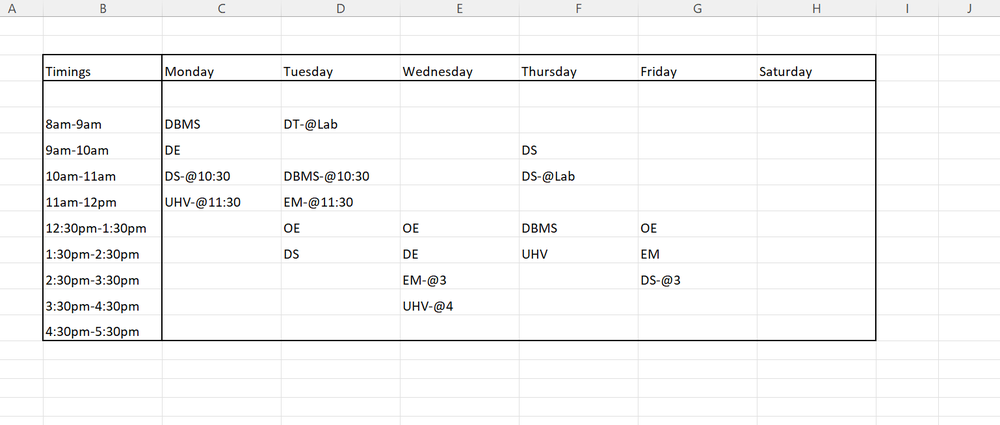
#> input picture image/C1.png, 1000 x 425 px, shrunk from 1538 x 654 before the run
$ python -i tableextractor.py   (imports and definitions only)
#> lines starting #> are read from the running program, lines starting #| are printed output that depends on the picture; after the words box and inside, x2 and y2 are one past the last pixel; in counts of white or black regions, pixels touching at a corner belong together
import cv2
import numpy as np


class TableExtractor:

    def __init__(self, image_path):
        self.image_path = image_path
        # self.image_name = image_name

    def execute(self):
        self.read_image()
        # file_name = self.image_name + ".jpg"
        # self.store_process_image("file_name", self.image)
        self.convert_image_to_grayscale()
        self.threshold_image()
        self.invert_image()
        self.dilate_image()
        self.find_contours()
        self.filter_contours_and_leave_only_rectangles()
        self.find_largest_contour_by_area()
        self.order_points_in_the_contour_with_max_area()
        self.calculate_new_width_and_height_of_image()
        self.apply_perspective_transform()
        self.add_10_percent_padding()
        return self.perspective_corrected_image_with_padding

    def read_image(self):
        self.image = cv2.imread(self.image_path)
#> self.image is the input picture: shape (425, 1000, 3); mean B, G, R 247.3, 247.3, 247.3

    def convert_image_to_grayscale(self):
        self.grayscale_image = cv2.cvtColor(self.image, cv2.COLOR_BGR2GRAY)

    def blur_image(self):
        self.blurred_image = cv2.blur(self.grayscale_image, (5, 5))

    def threshold_image(self):
        self.thresholded_image = cv2.threshold(self.grayscale_image, 0, 255, cv2.THRESH_BINARY + cv2.THRESH_OTSU)[1]
#> self.thresholded_image: shape (425, 1000); 97.4% white; black in thin lines or dots, all inside (x1, y1, x2, y2) = (8, 4, 971, 341)

    def invert_image(self):
        self.inverted_image = cv2.bitwise_not(self.thresholded_image)

    def dilate_image(self):
        self.dilated_image = cv2.dilate(self.inverted_image, None, iterations=5)
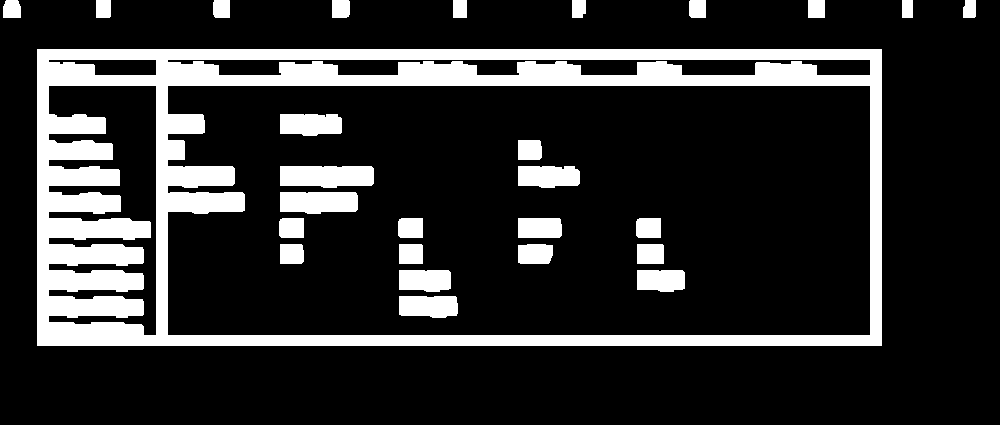
#> self.dilated_image: shape (425, 1000); 18% white; 27 white regions

    def find_contours(self):
        self.contours, self.hierarchy = cv2.findContours(self.dilated_image, cv2.RETR_TREE, cv2.CHAIN_APPROX_SIMPLE)
#> self.contours = 31 contours; largest, box (x1, y1, x2, y2) and area: (37, 49, 882, 346) 249824, (167, 85, 871, 336) 171964, (48, 85, 157, 336) 14185, (167, 59, 871, 76) 6938, (280, 166, 374, 188) 1786; self.hierarchy = 31 rows, first 6: [21, -1, 1, -1], [18, -1, 2, 0], [3, -1, -1, 1], [4, 2, -1, 1], [5, 3, -1, 1], [6, 4, -1, 1]
        self.image_with_all_contours = self.image.copy()
        cv2.drawContours(self.image_with_all_contours, self.contours, -1, (0, 255, 0), 3)
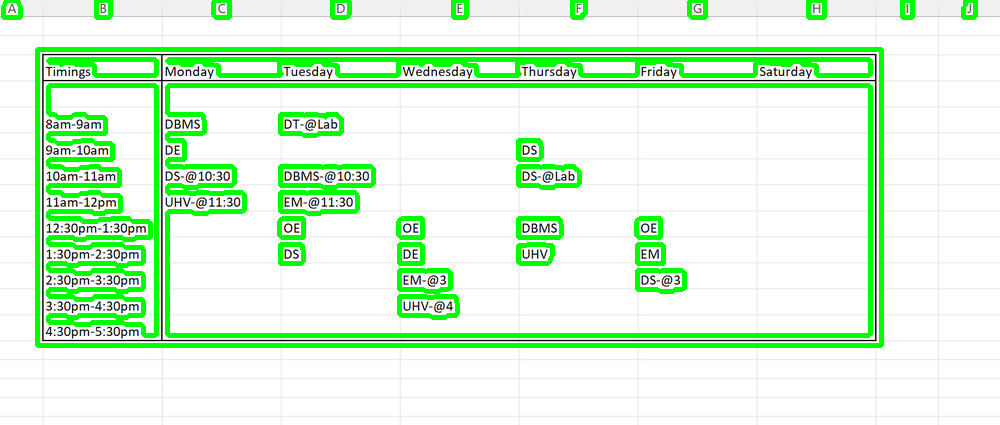
#> self.image_with_all_contours: shape (425, 1000, 3); 12.51% of pixels changed, all inside (x1, y1, x2, y2) = (1, 0, 978, 348)

    def filter_contours_and_leave_only_rectangles(self):
        self.rectangular_contours = []
        for contour in self.contours:
            peri = cv2.arcLength(contour, True)
            approx = cv2.approxPolyDP(contour, 0.02 * peri, True)
            if len(approx) == 4:
                self.rectangular_contours.append(approx)
#> this loop made 31 passes
#> peri on passes 2, 3, 4, 7, 9, 10, 12, 13: 2296.3, 154.1, 133.3, 101.9, 81.66, 83.66, 83.66, 83.66
#> after the loop, self.rectangular_contours = 14 contours; largest, box (x1, y1, x2, y2) and area: (37, 49, 882, 346) 249824, (280, 166, 374, 186) 1657, (280, 192, 358, 212) 1369, (280, 114, 342, 134) 1092, (399, 270, 451, 290) 926
        self.image_with_only_rectangular_contours = self.image.copy()
        cv2.drawContours(self.image_with_only_rectangular_contours, self.rectangular_contours, -1, (0, 255, 0), 3)
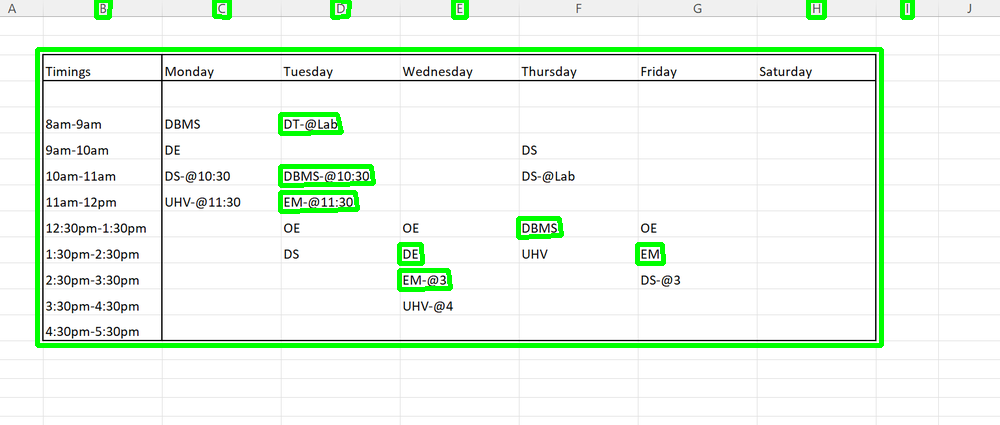
#> self.image_with_only_rectangular_contours: shape (425, 1000, 3); 4.2% of pixels changed, all inside (x1, y1, x2, y2) = (35, 0, 915, 348)

    def find_largest_contour_by_area(self):
        max_area = 0
        self.contour_with_max_area = None
        for contour in self.rectangular_contours:
            area = cv2.contourArea(contour)
            if area > max_area:
                max_area = area
                self.contour_with_max_area = contour
#> this loop made 14 passes
#> (area, max_area, self.contour_with_max_area) on pass 1: (249824, 249824, [[37, 49], [37, 345], [881, 345], [881, 49]])
#> after the loop, max_area = 249824
        self.image_with_contour_with_max_area = self.image.copy()
        cv2.drawContours(self.image_with_contour_with_max_area, [self.contour_with_max_area], -1, (0, 255, 0), 3)
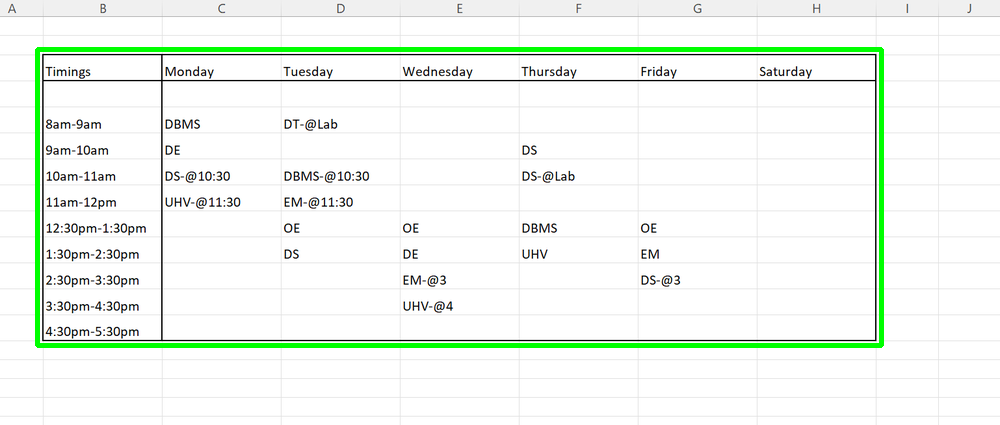
#> self.image_with_contour_with_max_area: shape (425, 1000, 3); 2.68% of pixels changed, all inside (x1, y1, x2, y2) = (35, 47, 884, 348)

    def order_points_in_the_contour_with_max_area(self):
        self.contour_with_max_area_ordered = self.order_points(self.contour_with_max_area)
#> in order_points, `pts = pts.reshape(4, 2)`: pts = [[37, 49], [37, 345], [881, 345], [881, 49]]
#> in order_points, `s = pts.sum(axis=1)`: s = [86, 382, 1226, 930]
#> in order_points, `diff = np.diff(pts, axis=1)`: diff = [12, 308, -536, -832]
#> self.contour_with_max_area_ordered = [[37, 49], [881, 49], [881, 345], [37, 345]]
        self.image_with_points_plotted = self.image.copy()
        for point in self.contour_with_max_area_ordered:
            point_coordinates = (int(point[0]), int(point[1]))
            self.image_with_points_plotted = cv2.circle(self.image_with_points_plotted, point_coordinates, 10,
                                                        (0, 0, 255), -1)
#> this loop made 4 passes
#> pass 1, in order_points_in_the_contour_with_max_area, `self.image_with_points_plotted = cv2.circle(self.image_with_points_plo..`:
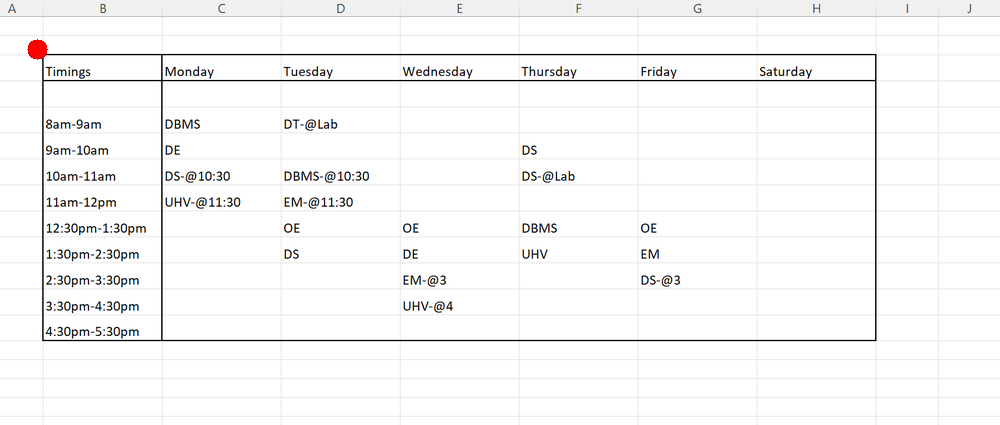
#> self.image_with_points_plotted: shape (425, 1000, 3); 0.07% of pixels changed, all inside (x1, y1, x2, y2) = (27, 39, 48, 60)
#> after the loop:
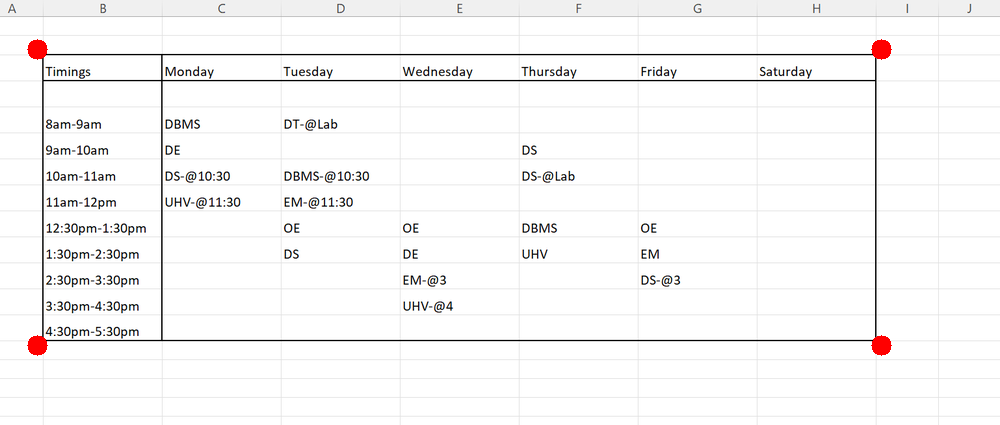
#> self.image_with_points_plotted: shape (425, 1000, 3); mean B, G, R 246.6, 246.6, 247.3

    def calculate_new_width_and_height_of_image(self):
        existing_image_width = self.image.shape[1]
        existing_image_width_reduced_by_10_percent = int(existing_image_width * 0.9)

        distance_between_top_left_and_top_right = self.calculateDistanceBetween2Points(
            self.contour_with_max_area_ordered[0], self.contour_with_max_area_ordered[1])
#> in calculateDistanceBetween2Points, `dis = ((p2[0] - p1[0]) ** 2 + (p2[1] - p1[1]) ** 2) ** 0.5`: dis = 844
#> distance_between_top_left_and_top_right = 844
        distance_between_top_left_and_bottom_left = self.calculateDistanceBetween2Points(
            self.contour_with_max_area_ordered[0], self.contour_with_max_area_ordered[3])
#> distance_between_top_left_and_bottom_left = 296

        aspect_ratio = distance_between_top_left_and_bottom_left / distance_between_top_left_and_top_right
#> aspect_ratio = 0.351

        self.new_image_width = existing_image_width_reduced_by_10_percent
        self.new_image_height = int(self.new_image_width * aspect_ratio)
#> self.new_image_height = 315

    def apply_perspective_transform(self):
        pts1 = np.float32(self.contour_with_max_area_ordered)
#> pts1 = [[37, 49], [881, 49], [881, 345], [37, 345]]
        pts2 = np.float32([[0, 0], [self.new_image_width, 0], [self.new_image_width, self.new_image_height],
                           [0, self.new_image_height]])
#> pts2 = [[0, 0], [900, 0], [900, 315], [0, 315]]
        matrix = cv2.getPerspectiveTransform(pts1, pts2)
#> matrix = [[1.07, 2.59e-17, -39.45], [8.07e-18, 1.06, -52.15], [1.6e-19, 0, 1]]
        self.perspective_corrected_image = cv2.warpPerspective(self.image, matrix,
                                                               (self.new_image_width, self.new_image_height))

    def add_10_percent_padding(self):
        image_height = self.image.shape[0]
        padding = int(image_height * 0.1)
        self.perspective_corrected_image_with_padding = cv2.copyMakeBorder(self.perspective_corrected_image, padding,
                                                                           padding, padding, padding,
                                                                           cv2.BORDER_CONSTANT, value=[255, 255, 255])
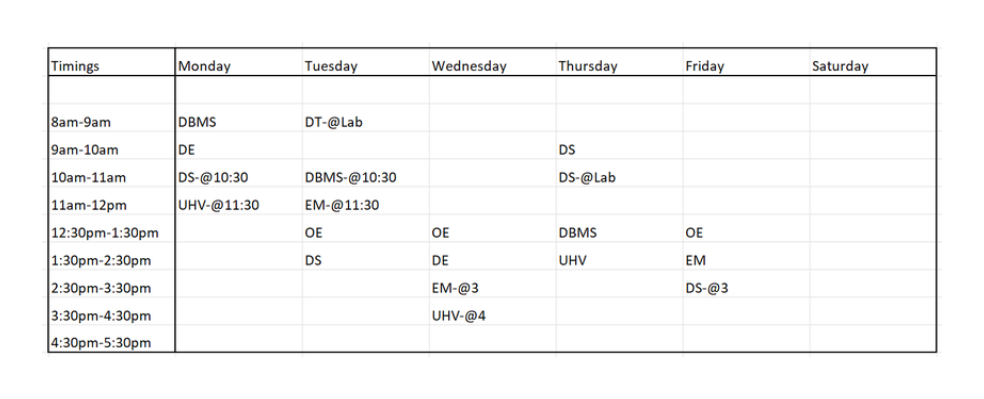
#> self.perspective_corrected_image_with_padding: shape (399, 984, 3); mean B, G, R 247.1, 247, 247.1

    def draw_contours(self):
        self.image_with_contours = self.image.copy()
        cv2.drawContours(self.image_with_contours, [self.contour_with_max_area], -1, (0, 255, 0), 1)

    def calculateDistanceBetween2Points(self, p1, p2):
        dis = ((p2[0] - p1[0]) ** 2 + (p2[1] - p1[1]) ** 2) ** 0.5
        return dis

    def order_points(self, pts):
        pts = pts.reshape(4, 2)
        rect = np.zeros((4, 2), dtype="float32")
        s = pts.sum(axis=1)
        rect[0] = pts[np.argmin(s)]
        rect[2] = pts[np.argmax(s)]
        diff = np.diff(pts, axis=1)
        rect[1] = pts[np.argmin(diff)]
        rect[3] = pts[np.argmax(diff)]
        return rect

    # def store_process_image(self, file_name, image):
    #     path = "./image/" + file_name
    #     cv2.imwrite(path, image)

>>> result = TableExtractor('image/C1.png').execute()

$ run again, on image/C2.png
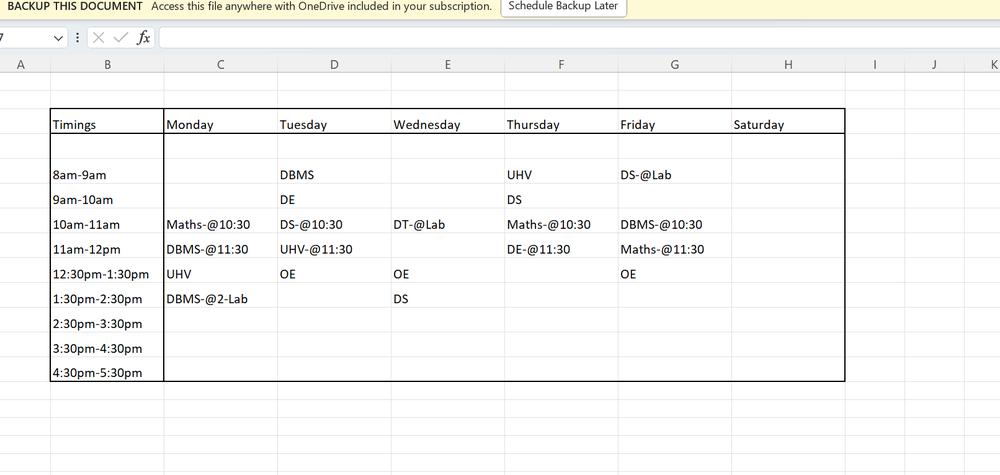
#> input picture image/C2.png, 1000 x 475 px, shrunk from 1612 x 766 before the run
#> in read_image, self.image is the input picture: shape (475, 1000, 3); mean B, G, R 245.4, 246.5, 246.5
#> self.thresholded_image: shape (475, 1000); 97.3% white; black in thin lines or dots, all inside (x1, y1, x2, y2) = (0, 1, 998, 382)
#> in dilate_image, `self.dilated_image = cv2.dilate(self.inverted_image, None, iterations=5)`:
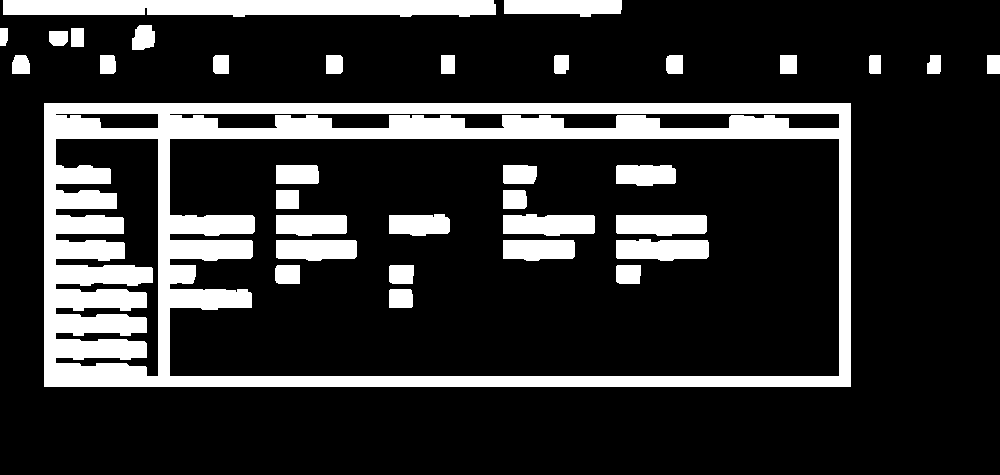
#> self.dilated_image: shape (475, 1000); 18.4% white; 34 white regions
#> self.contours = 38 contours; largest, box (x1, y1, x2, y2) and area: (44, 103, 851, 387) 228098, (169, 138, 840, 377) 154464, (55, 138, 159, 377) 12688, (3, 0, 496, 17) 6927, (169, 113, 840, 129) 6089; self.hierarchy = 38 rows, first 6: [21, -1, 1, -1], [18, -1, 2, 0], [3, -1, -1, 1], [4, 2, -1, 1], [5, 3, -1, 1], [6, 4, -1, 1]
#> self.image_with_all_contours: shape (475, 1000, 3); 12.66% of pixels changed, all inside (x1, y1, x2, y2) = (0, 0, 1000, 389)
#> the loop in filter_contours_and_leave_only_rectangles, `for contour in self.contours:` made 38 passes
#> (peri, approx) on passes 1, 3, 4, 5, 6, 7, 8: (2178, [[44, 103], [44, 386], [850, 386], [850, 103]]), (79.66, [[389, 290], [389, 307], [412, 306], [410, 289]]), (81.66, [[616, 266], [617, 282], [639, 283], [640, 265]]), (81.66, [[389, 266], [390, 282], [412, 283], [413, 265]]), (81.66, [[276, 266], [276, 282], [299, 283], [299, 265]]), (177.9, [[503, 240], [503, 258], [574, 256], [573, 240]]), (195.3, [[276, 240], [278, 258], [356, 256], [355, 240]])
#> after the loop in filter_contours_and_leave_only_rectangles, `for contour in self.contours:`: self.rectangular_contours = 21 contours; largest, box (x1, y1, x2, y2) and area: (44, 103, 851, 387) 228098, (503, 215, 595, 234) 1584, (616, 240, 709, 259) 1548, (616, 215, 707, 234) 1514, (276, 240, 357, 259) 1336
#> self.image_with_only_rectangular_contours: shape (475, 1000, 3); 4.66% of pixels changed, all inside (x1, y1, x2, y2) = (42, 26, 1000, 389)
#> the loop in find_largest_contour_by_area, `for contour in self.rectangular_contours:` made 21 passes
#> (area, max_area, self.contour_with_max_area) on pass 1: (228098, 228098, [[44, 103], [44, 386], [850, 386], [850, 103]])
#> after the loop in find_largest_contour_by_area, `for contour in self.rectangular_contours:`: max_area = 228098
#> self.image_with_contour_with_max_area: shape (475, 1000, 3); 2.29% of pixels changed, all inside (x1, y1, x2, y2) = (42, 101, 853, 389)
#> pts = [[44, 103], [44, 386], [850, 386], [850, 103]]
#> s = [147, 430, 1236, 953]
#> diff = [59, 342, -464, -747]
#> self.contour_with_max_area_ordered = [[44, 103], [850, 103], [850, 386], [44, 386]]
#> the loop in order_points_in_the_contour_with_max_area, `for point in self.contour_with_max_area_ordered:` made 4 passes
#> dis = 806
#> distance_between_top_left_and_bottom_left = 283
#> aspect_ratio = 0.351
#> self.new_image_height = 316
#> pts1 = [[44, 103], [850, 103], [850, 386], [44, 386]]
#> pts2 = [[0, 0], [900, 0], [900, 316], [0, 316]]
#> matrix = [[1.12, 1.18e-17, -49.13], [3.34e-17, 1.12, -115], [-5.58e-20, -4.74e-19, 1]]
#> in add_10_percent_padding, `self.perspective_corrected_image_with_padding = cv2.copyMakeBorder(sel..`:
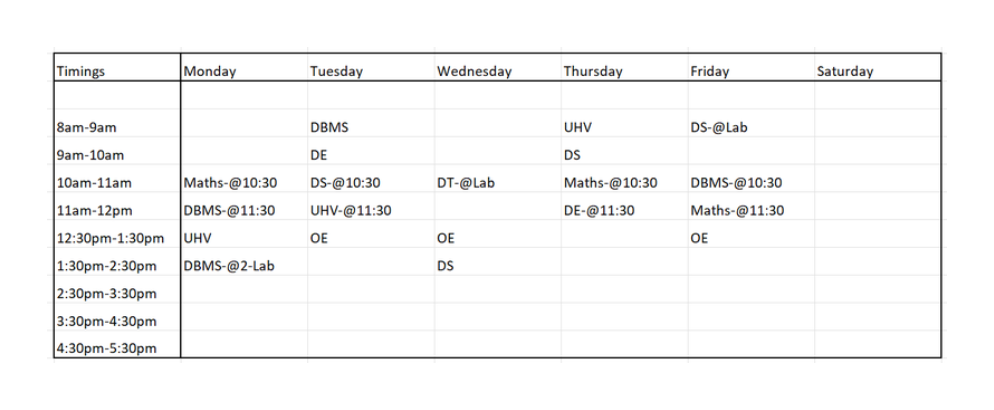
#> self.perspective_corrected_image_with_padding: shape (410, 994, 3); mean B, G, R 246.9, 246.9, 246.9
